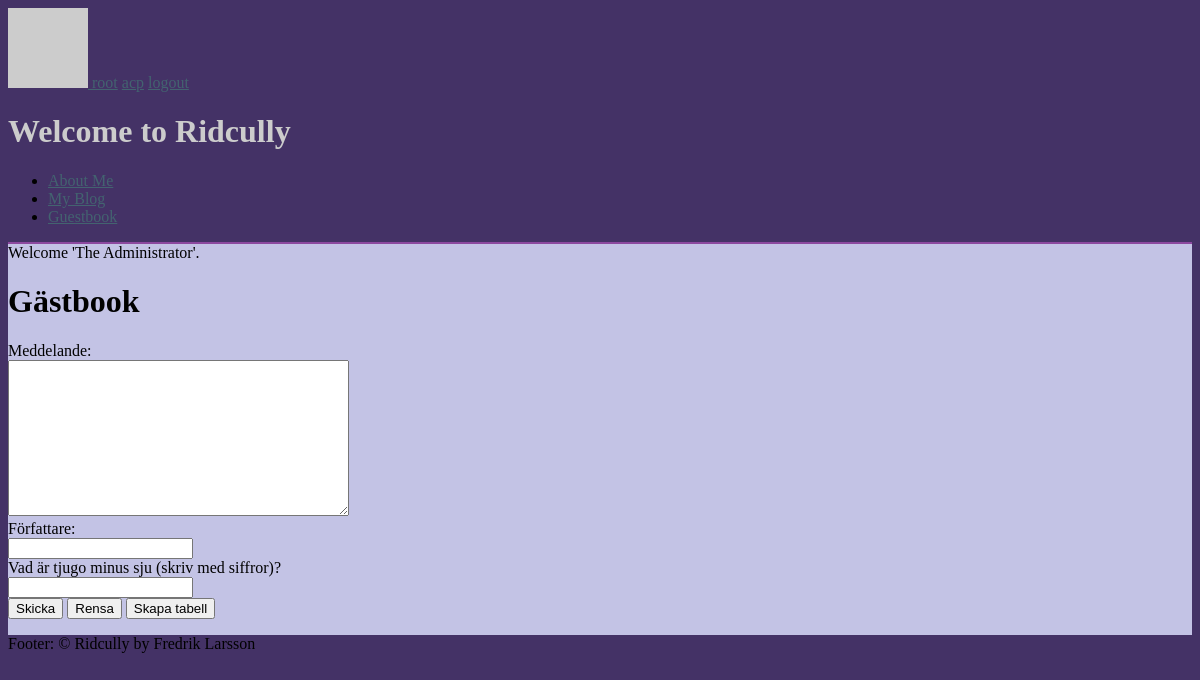
The app's page /guestbook (signed in), older data.
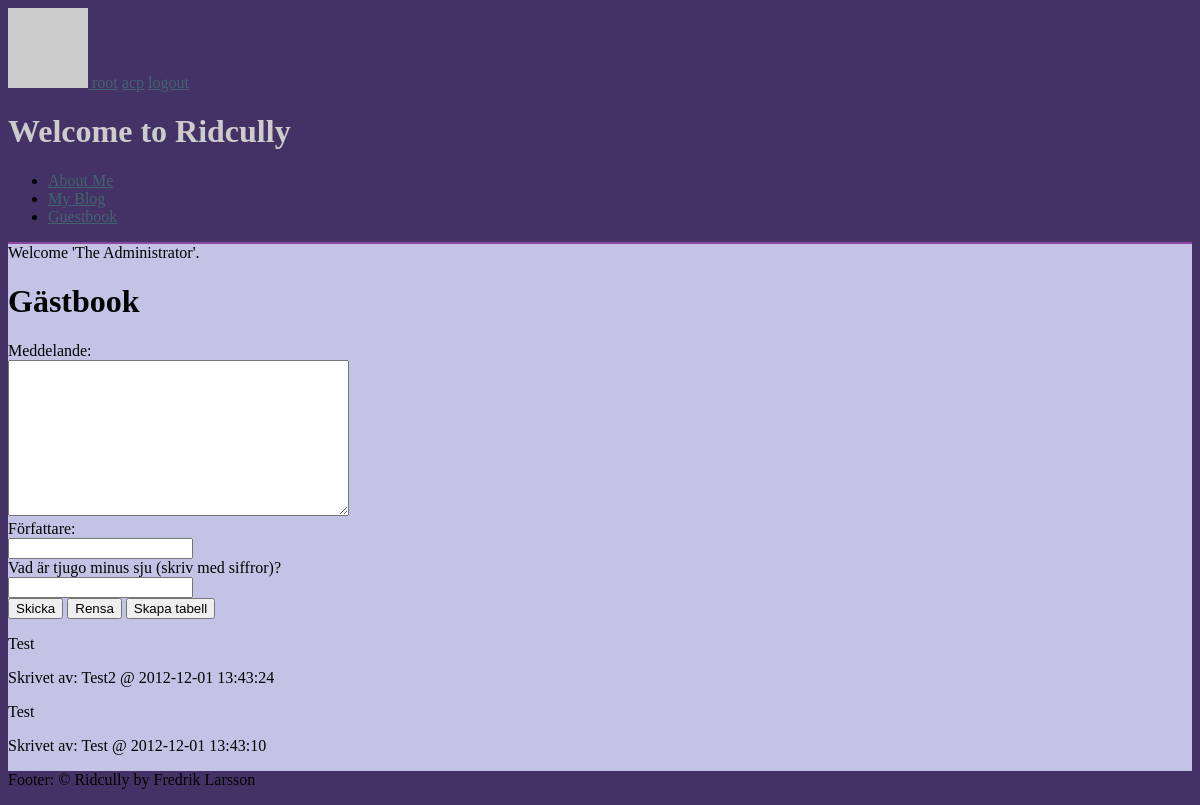
The same page, newer data.
### tables this page shows
CREATE TABLE r_gb (post_id INTEGER PRIMARY KEY, post_message TEXT, post_author TEXT, post_time DATETIME default (datetime('now', 'localtime')));

### index.php (called while the page is built, shortened)
<?php
require(RIDCULLY_INSTALL_PATH . '/src/CRidcully/bootstrap.php');
$r = CRidcully::Instance();
$r->FrontControllerRoute();
$r->ThemeEngineRender();

### src/CRidcully/bootstrap.php (called while the page is built, shortened)
<?php
function autoload($aClassName) {
  $classFile = "/src/{$aClassName}/{$aClassName}.php";
   $file1 = RIDCULLY_INSTALL_PATH . $classFile;
}

### src/CRequest/CRequest.php (called while the page is built, shortened)
<?php
class CRequest {
	public function __construct($uriType=0) {
    $this->cleanUri       = $uriType= 1 ? true : false;
	}
	public function CreateUri($uri=null, $method=null, $arguments=null) {
		if(!empty($uri) && (strpos($uri, '://') || $uri[0] == '/')) {
			return $uri;
		}
    $prepend = $this->base_uri;
    $uri = trim($uri, '/');
    $method = empty($method) ? null : '/' . trim($method, '/');
    $arguments = empty($arguments) ? null : '/' . trim($arguments, '/');
    return $prepend . rtrim("$uri$method$arguments", '/');
  }
  public function Init($baseUri = null, $routing=null) {
		$scriptPart = $scriptName = $_SERVER['SCRIPT_NAME'];
		$currentUri = $this->GetCurrentUri();
		$parts 	    = parse_url($currentUri);
		$baseUri 		= !empty($baseUri) ? $baseUri : "{$parts['scheme']}://{$parts['host']}" . (isset($parts['port']) ? ":{$parts['port']}" : '') . rtrim(dirname($scriptName), '/');
		$this->base_uri 	= rtrim($baseUri, '/') . '/';
  }
	public function GetCurrentUri() {
    $uri = "http";
    $uri .= (@$_SERVER["HTTPS"] == "on") ? 's' : '';
    $uri .= "://";
    $serverPort = ($_SERVER["SERVER_PORT"] == "80") ? '' :
    (($_SERVER["SERVER_PORT"] == 443 && @$_SERVER["HTTPS"] == "on") ? '' : ":{$_SERVER['SERVER_PORT']}");
    $uri .= $_SERVER["SERVER_NAME"] . $serverPort . htmlspecialchars($_SERVER["REQUEST_URI"]);
		return $uri;
	}
}

### src/CSession/CSession.php (called while the page is built, shortened)
<?php
class CSession {
    private $key;
    private $flash = null;
    public function __construct($key) {
    $this->key = $key;
    }
    public function GetMessages() {
        return isset($this->flash['messages']) ? $this->flash['messages'] : null;
    }
    public function PopulateFromSession() {
        if(isset($_SESSION[$this->key])) {
          $this->data = $_SESSION[$this->key];
          if(isset($this->data['flash'])) {
            $this->flash = $this->data['flash'];
          }
        }
    }
}

### src/CDatabase/CDatabase.php (called while the page is built, shortened)
<?php
class CDatabase {
  private $db = null;
  public function __construct($dsn, $username = null, $password = null, $driver_options = null) {
    $this->db = new PDO($dsn, $username, $password, $driver_options);
    $this->db->SetAttribute(PDO::ATTR_ERRMODE, PDO::ERRMODE_EXCEPTION);
  }
  public function ExecuteSelectQueryAndFetchAll($query, $params=array()){
    $this->stmt = $this->db->prepare($query);
    $this->stmt->execute($params);
    return $this->stmt->fetchAll(PDO::FETCH_ASSOC);
  }
}

### src/CMGuestBook/CMGuestBook.php (called while the page is built, shortened)
<?php
class CMGuestBook extends CObject implements IHasSQL, IModule {
  public static function SQL($key=null) {
   $queries = array(
      'create table guestbook'  => "CREATE TABLE IF NOT EXISTS r_gb (post_id INTEGER PRIMARY KEY, post_message TEXT, post_author TEXT, post_time DATETIME default (datetime('now', 'localtime')));",
      'insert into guestbook'   => "INSERT INTO r_gb (post_message, post_author) VALUES (?, ?);",
      'select from guestbook' => 'SELECT * FROM r_gb ORDER BY post_id DESC;',
      'drop guestbook'          => 'DROP TABLE r_gb;',
   );
    return $queries[$key];
  }
  public function ReadAll() {
    try {
      return $this->database->ExecuteSelectQueryAndFetchAll(self::SQL('select from guestbook'));
    } catch (Exception $e) {
      return array();
    }
  }
}
?>

### src/CCGuestBook/CCGuestBook.php (called while the page is built, shortened)
<?php
class CCGuestBook extends CObject implements IController {
  private $guestbookModel;
  public function __construct() {
    $this->guestbookModel = new CMGuestBook();
  }
    public function Index() {
    $this->views->SetTitle("Gästbok");
    $this->views->AddInclude(__DIR__ . '/index.tpl.php', array(
        'posts'=>  $this->guestbookModel->ReadAll(),
        'formAction' => $this->request->CreateUri('guestbook/post')
    ), 'primary');
  }
}
?>

### src/CCGuestBook/index.tpl.php (the view)
<h1>Gästbook</h1>
 <form action="<?=$formAction?>" method="post">
   <label for="message">Meddelande:<br>
    <textarea id="message" cols="40" rows="10" name="message"></textarea>
   </label><br>
   <label for="author">Författare:<br>
    <input type="text" id="author" name="author">
   </label><br>
   <label for="password">Vad är tjugo minus sju (skriv med siffror)?<br>
    <input type="text" id="password" name="password">
   </label><br>
   <input type="submit" name="submit" id="submit" value="Skicka">
   <input type="submit" name="clear" id="clear" value="Rensa">
   <input type="submit" name="create" id="create" value="Skapa tabell">
 </form>
<?php foreach ($posts as $post): ?>
<article class="post">
  <p class="message"><?=$post["post_message"]?></p>
  <p class="author">Skrivet av: <?=$post["post_author"]?> @ <?=$post["post_time"]?></p>
</article>
<?php endforeach; ?>

### src/CRidcully/CRidcully.php (shortened to what the changed rows need)
<?php
class CRidcully implements ISingleton {
  private static $instance = null;
  public $request;
  public $data = array('main' => '',
      'title' => '',
      'header' => '',
      'footer' => '');
  public static function Instance() {
    if(self::$instance == null) {
      self::$instance = new CRidcully();
    }
    return self::$instance;
  }
  protected function __construct() {
    $this->views = new CViewContainer();
    $this->session = new CSession($this->config['session_key']);
  }
  public function FrontControllerRoute() {
    $this->request = new CRequest();
    $this->request->Init($this->config['base_uri'], $this->config['routing']);
    $controller = $this->request->controller;
    $method     = $this->request->method;
    $arguments  = $this->request->arguments;
    $controllerExists    = isset($this->config['controllers'][$controller]);
    $controllerEnabled   = false;
    $className           = false;
    $classExists         = false;
    if($controllerExists) {
      $controllerEnabled    = ($this->config['controllers'][$controller]['enabled'] === true);
      $className            = $this->config['controllers'][$controller]['class'];
      $classExists          = class_exists($className);
    }
    if($controllerExists && $controllerEnabled && $classExists) {
      $rc = new ReflectionClass($className);
      if($rc->implementsInterface('IController')) {
        if($rc->hasMethod($method)) {
          $controllerObj = $rc->newInstance();
          $methodObj = $rc->getMethod($method);
          $methodObj->invokeArgs($controllerObj, $arguments);
        } else {
          die("404. " . get_class() . ' error: Controller does not contain method.');
        }
      } else {
        die('404. ' . get_class() . ' error: Controller does not implement interface IController.');
      }
    }
    else {
      die('404. Page is not found.');
    }
  }
  public function ThemeEngineRender() {
    $themePath    = RIDCULLY_INSTALL_PATH . '/' . $this->config['theme']['path'];
    $parentPath = null;
    if(isset($this->config['theme']['parent'])) {
      $parentPath = RIDCULLY_INSTALL_PATH . '/' . $this->config['theme']['parent'];
    }
    $this->data['stylesheet'] = $this->config['theme']['stylesheet'];
    include_once RIDCULLY_INSTALL_PATH . '/themes/functions.php';
    if($parentPath) {
      if(is_file("{$parentPath}/functions.php")) {
        include "{$parentPath}/functions.php";
      }
    }
    if(is_array($this->config['theme']['menu_to_region'])) {
      foreach($this->config['theme']['menu_to_region'] as $key => $val) {
        $this->views->AddString($this->DrawMenu($key), array(), $val);
      }
    }
    extract($this->data);
    extract($this->views->GetData());
    $templateFile = (isset($this->config['theme']['template_file'])) ? $this->config['theme']['template_file'] : 'default.tpl.php';
    if(is_file("{$themePath}/{$templateFile}")) {
      include("{$themePath}/{$templateFile}");
    } else if(is_file("{$parentPath}/{$templateFile}")) {
      include("{$parentPath}/{$templateFile}");
    } else {
      throw new Exception('No such template file.');
    }
  }
  public function CreateUri($urlOrController=null, $method=null, $arguments=null) {
    return $this->request->CreateUri($urlOrController, $method, $arguments);
  }
  public function DrawMenu($menu) {
    $items = null;
    if(isset($this->config['menus'][$menu])) {
      foreach($this->config['menus'][$menu] as $val) {
        $selected = null;
        $items .= "<li><a {$selected} href='" . $this->CreateUri($val['url']) . "'>{$val['label']}</a></li>\n";
      }
    } else {
      throw new Exception('No such menu.');
    }
    return "<ul class='menu {$menu}'>\n{$items}</ul>\n";
  }
}

### src/CViewContainer/CViewContainer.php (shortened to what the changed rows need)
<?php
class CViewContainer {
   private $views = array();
   public function AddInclude($file, $variables=array(), $region='default') {
     $this->views[$region][] = array('type' => 'include', 'file' => $file, 'variables' => $variables);
     return $this;
  }
  public function AddString($string, $variables=array(), $region='default')
  {
    $this->views[$region][] = array('type'=>'string', 'string' => $string, 'variables' => $variables);
    return $this;
  }
  public function Render($region='default') {
    if(!isset($this->views[$region])) return;
    foreach($this->views[$region] as $view) {
      switch($view['type']) {
        case 'include': if(isset($view['variables'])) extract($view['variables']); include($view['file']); break;
        case 'string': if(isset($view['variables'])) extract($view['variables']); echo $view['string']; break;
      }
     }
  }
}

### themes/functions.php (shortened to what the changed rows need)
<?php
function render_views($region='default') {
  return CRidcully::Instance()->views->Render($region);
}
    function get_messages_from_session() {
      $messages = CRidcully::Instance()->session->GetMessages();
      $html = null;
      if(!empty($messages)) {
        foreach($messages as $val) {
          $valid = array('info', 'notice', 'success', 'warning', 'error', 'alert');
          $class = (in_array($val['type'], $valid)) ? $val['type'] : 'info';
          $html .= "<div class='$class'>{$val['message']}</div>\n";
        }
      }
      return $html;
    }

Row changes from the older to the newer data that the page shows:
added r_gb: post_message "Test", post_author "Test2", post_time "2012-12-01 13:43:24"
added r_gb: post_message "Test", post_author "Test", post_time "2012-12-01 13:43:10"
